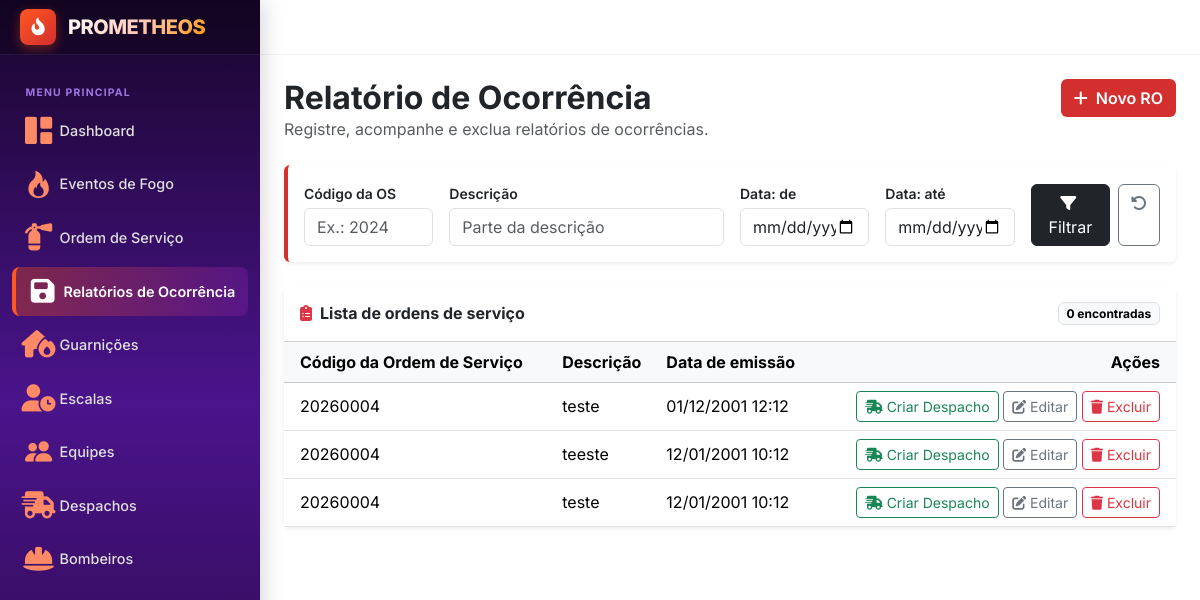
Page /relatorioOcorrencia/ on the earlier database version.
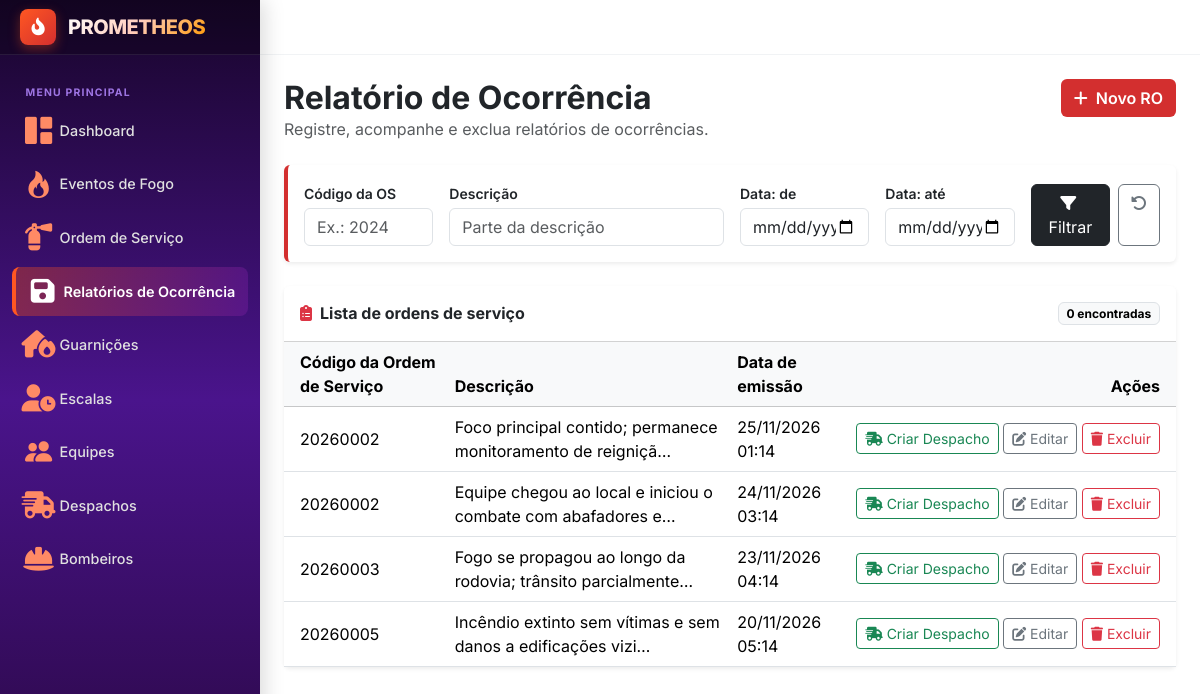
Same page on the later database version.
### evento_fogo/models.py (models this page shows, shortened)
class RelatorioOcorrencia(models.Model):
    id = models.IntegerField(primary_key=True)
    codigo = models.IntegerField()
    id_os = models.ForeignKey(OrdemServico, on_delete=models.CASCADE)
    data = models.DateTimeField()
    descricao = models.CharField(max_length=200)
    def codigoOS(self):
           if self.id_os:
                  return self.id_os.codigoFogo
           return None

class OrdemServico(models.Model):
    id = models.IntegerField(primary_key=True)
    id_evento_fogo = models.OneToOneField(EventoFogo, on_delete=models.CASCADE)
    data_emissao = models.DateTimeField()
    estatus = models.CharField(choices=Estatus, default=Estatus.ABERTA)
    @property
    def codigoFogo(self):
           if self.id_evento_fogo:
                  return self.id_evento_fogo.codigo
           return None

class EventoFogo(models.Model):
    codigo = models.IntegerField()
    id = models.IntegerField(primary_key=True)
    data_registro = models.DateTimeField()
    longitude = models.IntegerField()
    latitude = models.IntegerField()
    class estatus(models.TextChoices):
        ABERTO = "ABERTO"
        COMBATE = "COMBATE"
        ENCERRADO = "ENCERRADO"
    estatus = models.CharField(choices=estatus, default=estatus.ABERTO)
    descricao = models.CharField(max_length=200)

### evento_fogo/views.py (the view)
# urls.py: path('relatorioOcorrencia/', fogoViews.relatorioOcorrencia, name='relatorioOcorrencia'),
def relatorioOcorrencia(request):
    relatorios = RelatorioOcorrencia.objects.all().order_by("-data")
    filtros = {
        "codigo_os" : request.GET.get("codigo_os", ""),
        "descricao" : request.GET.get("descricao", ""),
        "data_inicio" : request.GET.get("data_inicio", ""),
        "data_fim" : request.GET.get("data_fim", "")
    }
    if filtros["codigo_os"]:
        relatorios = relatorios.filter(id_os__codigoFogo=filtros["codigo_os"])
    if filtros["descricao"]:
        relatorios = relatorios.filter(descricao__icontains=filtros["descricao"])
    if filtros["data_inicio"]:
        relatorios = relatorios.filter(data_registro__date__gte=filtros["data_inicio"])
    if filtros["data_fim"]:
        relatorios = relatorios.filter(data_registro__date__lte=filtros["data_fim"])
    contexto = {
        "relatorios" : relatorios,
        "filtros" : filtros,
    }
    return render(request, 'evento_fogo/relatorioOcorrencia.html', contexto)

### templates/evento_fogo/relatorioOcorrencia.html (shortened to what the changed rows need)
{% extends "layout.html" %}
{% block content %}
<div class="d-flex flex-wrap align-items-start justify-content-between gap-3 mb-4">
    <div>
        <h1 class="h2 fw-bold mb-0">Relatório de Ocorrência</h1>
    </div>
</div>
<div class="card border-0 shadow-sm">
    <div class="card-header bg-white d-flex align-items-center justify-content-between py-3">
        <h2 class="h6 fw-bold mb-0">
            <i class="fa-solid fa-clipboard-list text-danger me-2"></i>Lista de ordens de serviço
        </h2>
    </div>
    <div class="table-responsive">
        <table class="table table-hover align-middle mb-0">
            <thead class="table-light">
                <tr>
                    <th scope="col" class="ps-3">Código da Ordem de Serviço</th>
                    <th scope="col">Descrição</th>
                    <th scope="col">Data de emissão</th>
                    <th scope="col" class="text-end pe-3">Ações</th>
                </tr>
            </thead>
            <tbody>
                {% for relatorio in relatorios %}
                <tr>
                    <td class="ps-3">{{ relatorio.codigoOS }}</td>
                    <td>{{ relatorio.descricao|truncatechars:60 }}</td>
                    <td>{{ relatorio.data|date:"d/m/Y H:i" }}</td>
                    <td class="text-end pe-3 text-nowrap">
                        <a href="{% url 'criaDespacho' %}" class="btn btn-sm btn-outline-success"
                           title="Criar despacho" aria-label="Criar despacho para a OS {{ ordem.id }}">
                            <i class="fa-solid fa-truck-fast"></i> Criar Despacho
                        </a>
                        <a href="{% url 'editaRelatorioOcorrencia' relatorio.id %}" class="btn btn-sm btn-outline-secondary"
                           title="Editar" aria-label="Editar OS {{ relatorio.id }}">
                            <i class="fa-solid fa-pen-to-square"></i> Editar
                        </a>
                        <a href="{% url 'excluirRelatorioOcorrencia' relatorio.id %}" class="btn btn-sm btn-outline-danger"
                           onclick="return confirm('Excluir o Relatorio de Ocorrência?');"
                           title="Excluir" aria-label="Excluir RO {{ relatorio.id }}">
                            <i class="fa-solid fa-trash"></i> Excluir
                        </a>
                    </td>
                </tr>
                {% endfor %}
            </tbody>
        </table>
    </div>
</div>
{% endblock %}

Differences in the rows shown:
removed RelatorioOcorrencia: codigoOS "20260004", descricao "teste", data "01/12/2001 12:12"
removed RelatorioOcorrencia: codigoOS "20260004", descricao "teeste", data "12/01/2001 10:12"
removed RelatorioOcorrencia: codigoOS "20260004", descricao "teste", data "12/01/2001 10:12"
added RelatorioOcorrencia: codigoOS "20260002", descricao "Foco principal contido; permanece monitoramento de reigniçã…", data "25/11/2026 01:14"
added RelatorioOcorrencia: codigoOS "20260002", descricao "Equipe chegou ao local e iniciou o combate com abafadores e…", data "24/11/2026 03:14"
added RelatorioOcorrencia: codigoOS "20260003", descricao "Fogo se propagou ao longo da rodovia; trânsito parcialmente…", data "23/11/2026 04:14"
added RelatorioOcorrencia: codigoOS "20260005", descricao "Incêndio extinto sem vítimas e sem danos a edificações vizi…", data "20/11/2026 05:14"
